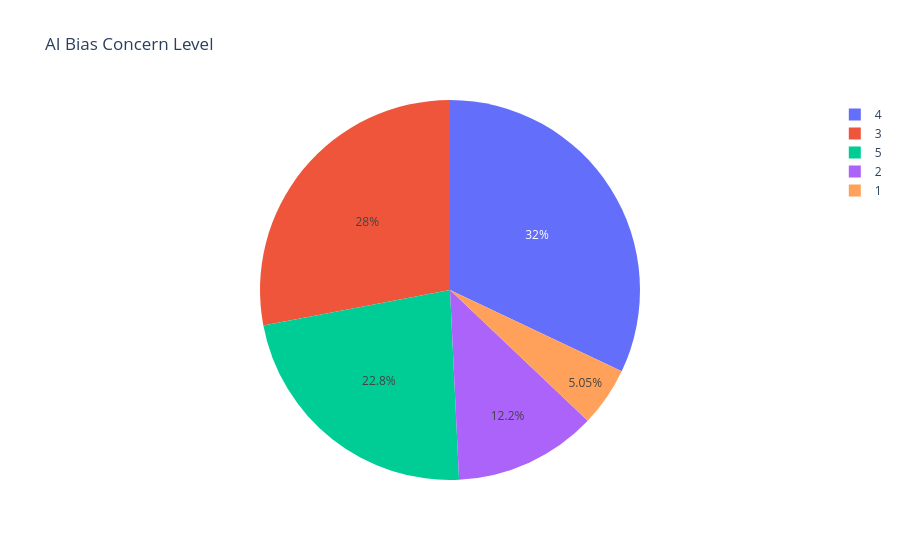

Notebook code cell kept with this figure:
### Code cell
# AI Bias Concern Level — Pie Chart
fig = px.pie(
    df,
    names='ai_bias_concern_level',
    title='AI Bias Concern Level'
)

fig.show()

### Figure 1 — Plotly figure (JSON) as saved in the notebook; plotly's stock layout.template omitted (floating-point values rounded to 4 significant figures; data arrays with more than 128 entries replaced by an {"elided": "..."} marker saying what was removed)
{"data": [{"domain": {"x": [0, 1], "y": [0, 1]}, "hovertemplate": "ai_bias_concern_level=%{label}<extra></extra>", "labels": {"elided": "12000 int values"}, "legendgroup": "", "name": "", "showlegend": true, "type": "pie"}], "layout": {"legend": {"tracegroupgap": 0}, "title": {"text": "AI Bias Concern Level"}}}
